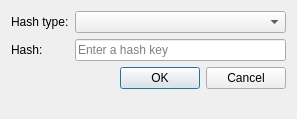
<?xml version="1.0" encoding="UTF-8"?>
<ui version="4.0">
 <class>VerificationAddDlg</class>
 <widget class="QWidget" name="VerificationAddDlg">
  <property name="geometry">
   <rect>
    <x>0</x>
    <y>0</y>
    <width>297</width>
    <height>119</height>
   </rect>
  </property>
  <layout class="QVBoxLayout" name="verticalLayout">
   <item>
    <layout class="QFormLayout" name="formLayout">
     <item row="0" column="0">
      <widget class="QLabel" name="label">
       <property name="text">
        <string comment="hash type as in md5t, sha1 etc.">Hash type:</string>
       </property>
      </widget>
     </item>
     <item row="1" column="0">
      <widget class="QLabel" name="label_2">
       <property name="text">
        <string comment="hash as a hash of type md5, sha1 etc.">Hash:</string>
       </property>
      </widget>
     </item>
     <item row="1" column="1">
      <widget class="KLineEdit" name="newHash">
       <property name="placeholderText" stdset="0">
        <string>Enter a hash key</string>
       </property>
       <property name="showClearButton" stdset="0">
        <bool>true</bool>
       </property>
      </widget>
     </item>
     <item row="0" column="1">
      <widget class="KComboBox" name="hashTypes"/>
     </item>
    </layout>
   </item>
   <item>
    <widget class="QDialogButtonBox" name="buttonBox">
     <property name="standardButtons">
      <set>QDialogButtonBox::Cancel|QDialogButtonBox::Ok</set>
     </property>
    </widget>
   </item>
   <item>
    <spacer name="verticalSpacer">
     <property name="orientation">
      <enum>Qt::Vertical</enum>
     </property>
     <property name="sizeHint" stdset="0">
      <size>
       <width>20</width>
       <height>40</height>
      </size>
     </property>
    </spacer>
   </item>
  </layout>
 </widget>
 <customwidgets>
  <customwidget>
   <class>KLineEdit</class>
   <extends>QLineEdit</extends>
   <header>klineedit.h</header>
  </customwidget>
  <customwidget>
   <class>KComboBox</class>
   <extends>QComboBox</extends>
   <header location="global">kcombobox.h</header>
  </customwidget>
 </customwidgets>
 <tabstops>
  <tabstop>hashTypes</tabstop>
  <tabstop>newHash</tabstop>
 </tabstops>
 <resources/>
 <connections/>
</ui>
